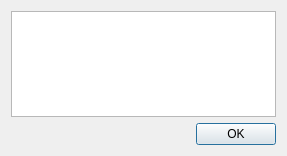
<?xml version="1.0" encoding="UTF-8"?>
<ui version="4.0">
 <class>NotesDialog</class>
 <widget class="QDialog" name="NotesDialog">
  <property name="geometry">
   <rect>
    <x>0</x>
    <y>0</y>
    <width>287</width>
    <height>156</height>
   </rect>
  </property>
  <property name="windowTitle">
   <string>Notes</string>
  </property>
  <layout class="QVBoxLayout" name="verticalLayout">
   <property name="sizeConstraint">
    <enum>QLayout::SetDefaultConstraint</enum>
   </property>
   <item>
    <widget class="QTextEdit" name="notesTextEdit">
     <property name="acceptDrops">
      <bool>false</bool>
     </property>
     <property name="undoRedoEnabled">
      <bool>false</bool>
     </property>
     <property name="lineWrapMode">
      <enum>QTextEdit::NoWrap</enum>
     </property>
     <property name="readOnly">
      <bool>true</bool>
     </property>
     <property name="acceptRichText">
      <bool>false</bool>
     </property>
    </widget>
   </item>
   <item>
    <layout class="QHBoxLayout" name="horizontalLayout">
     <item>
      <spacer name="horizontalSpacer">
       <property name="orientation">
        <enum>Qt::Horizontal</enum>
       </property>
       <property name="sizeHint" stdset="0">
        <size>
         <width>40</width>
         <height>20</height>
        </size>
       </property>
      </spacer>
     </item>
     <item>
      <widget class="QDialogButtonBox" name="buttonBox">
       <property name="standardButtons">
        <set>QDialogButtonBox::Ok</set>
       </property>
      </widget>
     </item>
    </layout>
   </item>
  </layout>
 </widget>
 <resources/>
 <connections/>
</ui>
